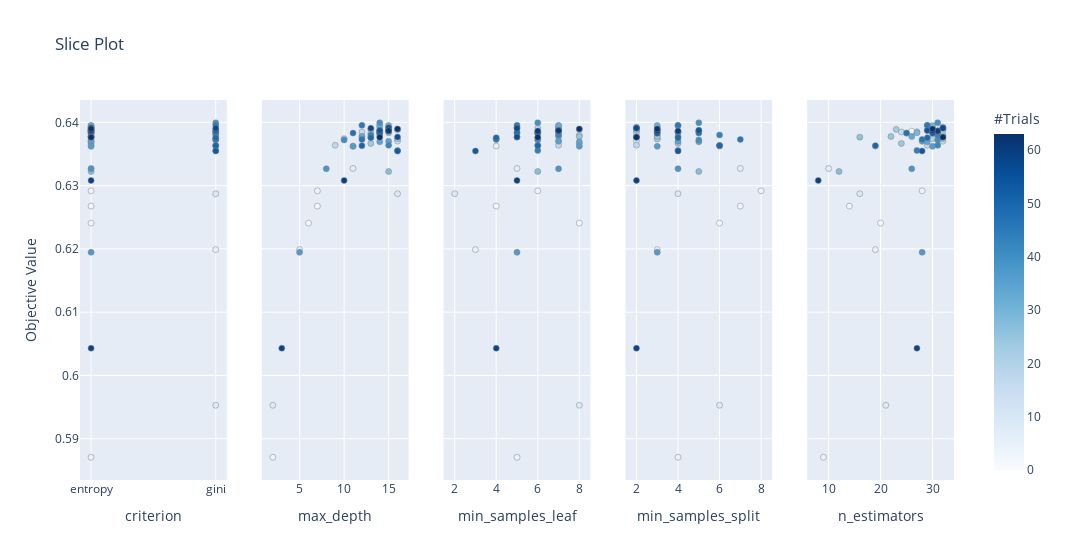

The notebook cell this image was saved under:
### Code cell
optuna.visualization.plot_slice(study_1)

### Figure 1 — Plotly figure (JSON) as saved in the notebook; plotly's stock layout.template omitted (floating-point values rounded to 4 significant figures)
{"data": [{"marker": {"color": [0, 1, 2, 3, 4, 5, 6, 7, 8, 9, 10, 11, 12, 13, 14, 15, 16, 17, 18, 19, 20, 21, 22, 23, 24, 25, 26, 27, 28, 29, 30, 31, 32, 33, 34, 35, 36, 37, 38, 39, 40, 41, 42, 43, 44, 45, 46, 47, 48, 49, 50, 51, 52, 53, 54, 55, 56, 57, 58, 59, 60, 61, 62, 63], "colorbar": {"title": {"text": "#Trials"}, "x": 1, "xpad": 40}, "colorscale": [[0, "rgb(247,251,255)"], [0.125, "rgb(222,235,247)"], [0.25, "rgb(198,219,239)"], [0.375, "rgb(158,202,225)"], [0.5, "rgb(107,174,214)"], [0.625, "rgb(66,146,198)"], [0.75, "rgb(33,113,181)"], [0.875, "rgb(8,81,156)"], [1, "rgb(8,48,107)"]], "line": {"color": "Grey", "width": 0.5}, "showscale": true}, "mode": "markers", "showlegend": false, "type": "scatter", "x": ["entropy", "entropy", "entropy", "entropy", "entropy", "gini", "gini", "entropy", "gini", "gini", "entropy", "entropy", "entropy", "entropy", "entropy", "entropy", "entropy", "entropy", "entropy", "entropy", "gini", "entropy", "entropy", "entropy", "entropy", "entropy", "entropy", "entropy", "entropy", "entropy", "entropy", "entropy", "entropy", "entropy", "entropy", "entropy", "entropy", "entropy", "entropy", "gini", "gini", "gini", "gini", "gini", "gini", "gini", "gini", "gini", "gini", "gini", "gini", "gini", "entropy", "gini", "entropy", "entropy", "entropy", "gini", "entropy", "entropy", "entropy", "entropy", "entropy", "entropy"], "xaxis": "x", "y": [0.6386, 0.6241, 0.6268, 0.6292, 0.5871, 0.6199, 0.6363, 0.6327, 0.5953, 0.6287, 0.6388, 0.6389, 0.637, 0.6393, 0.6383, 0.638, 0.6385, 0.6364, 0.6391, 0.6385, 0.6374, 0.6387, 0.6374, 0.6389, 0.6367, 0.6378, 0.6377, 0.6322, 0.6391, 0.6384, 0.6395, 0.6386, 0.6395, 0.6378, 0.6369, 0.637, 0.6362, 0.6195, 0.6327, 0.6399, 0.6372, 0.6387, 0.6364, 0.638, 0.6356, 0.6395, 0.6373, 0.6383, 0.6385, 0.6376, 0.6363, 0.6387, 0.6383, 0.6355, 0.6387, 0.6392, 0.6377, 0.6391, 0.6043, 0.6308, 0.6386, 0.6387, 0.639, 0.6376], "yaxis": "y"}, {"marker": {"color": [0, 1, 2, 3, 4, 5, 6, 7, 8, 9, 10, 11, 12, 13, 14, 15, 16, 17, 18, 19, 20, 21, 22, 23, 24, 25, 26, 27, 28, 29, 30, 31, 32, 33, 34, 35, 36, 37, 38, 39, 40, 41, 42, 43, 44, 45, 46, 47, 48, 49, 50, 51, 52, 53, 54, 55, 56, 57, 58, 59, 60, 61, 62, 63], "colorbar": {"title": {"text": "#Trials"}, "x": 1, "xpad": 40}, "colorscale": [[0, "rgb(247,251,255)"], [0.125, "rgb(222,235,247)"], [0.25, "rgb(198,219,239)"], [0.375, "rgb(158,202,225)"], [0.5, "rgb(107,174,214)"], [0.625, "rgb(66,146,198)"], [0.75, "rgb(33,113,181)"], [0.875, "rgb(8,81,156)"], [1, "rgb(8,48,107)"]], "line": {"color": "Grey", "width": 0.5}, "showscale": false}, "mode": "markers", "showlegend": false, "type": "scatter", "x": [14, 6, 7, 7, 2, 5, 11, 11, 2, 16, 16, 16, 16, 14, 13, 14, 12, 9, 15, 14, 10, 15, 16, 13, 13, 12, 13, 15, 15, 15, 14, 14, 15, 12, 14, 15, 11, 5, 8, 14, 10, 14, 15, 13, 16, 12, 12, 11, 14, 13, 12, 15, 14, 16, 14, 15, 16, 13, 3, 10, 15, 15, 16, 14], "xaxis": "x2", "y": [0.6386, 0.6241, 0.6268, 0.6292, 0.5871, 0.6199, 0.6363, 0.6327, 0.5953, 0.6287, 0.6388, 0.6389, 0.637, 0.6393, 0.6383, 0.638, 0.6385, 0.6364, 0.6391, 0.6385, 0.6374, 0.6387, 0.6374, 0.6389, 0.6367, 0.6378, 0.6377, 0.6322, 0.6391, 0.6384, 0.6395, 0.6386, 0.6395, 0.6378, 0.6369, 0.637, 0.6362, 0.6195, 0.6327, 0.6399, 0.6372, 0.6387, 0.6364, 0.638, 0.6356, 0.6395, 0.6373, 0.6383, 0.6385, 0.6376, 0.6363, 0.6387, 0.6383, 0.6355, 0.6387, 0.6392, 0.6377, 0.6391, 0.6043, 0.6308, 0.6386, 0.6387, 0.639, 0.6376], "yaxis": "y2"}, {"marker": {"color": [0, 1, 2, 3, 4, 5, 6, 7, 8, 9, 10, 11, 12, 13, 14, 15, 16, 17, 18, 19, 20, 21, 22, 23, 24, 25, 26, 27, 28, 29, 30, 31, 32, 33, 34, 35, 36, 37, 38, 39, 40, 41, 42, 43, 44, 45, 46, 47, 48, 49, 50, 51, 52, 53, 54, 55, 56, 57, 58, 59, 60, 61, 62, 63], "colorbar": {"title": {"text": "#Trials"}, "x": 1, "xpad": 40}, "colorscale": [[0, "rgb(247,251,255)"], [0.125, "rgb(222,235,247)"], [0.25, "rgb(198,219,239)"], [0.375, "rgb(158,202,225)"], [0.5, "rgb(107,174,214)"], [0.625, "rgb(66,146,198)"], [0.75, "rgb(33,113,181)"], [0.875, "rgb(8,81,156)"], [1, "rgb(8,48,107)"]], "line": {"color": "Grey", "width": 0.5}, "showscale": false}, "mode": "markers", "showlegend": false, "type": "scatter", "x": [7, 8, 4, 6, 5, 3, 4, 5, 8, 2, 7, 7, 7, 7, 6, 8, 6, 7, 6, 6, 4, 7, 6, 8, 8, 8, 5, 6, 7, 7, 7, 7, 7, 7, 8, 7, 8, 5, 7, 6, 6, 7, 6, 7, 6, 5, 4, 5, 5, 4, 6, 7, 6, 3, 7, 5, 5, 5, 4, 5, 6, 7, 8, 6], "xaxis": "x3", "y": [0.6386, 0.6241, 0.6268, 0.6292, 0.5871, 0.6199, 0.6363, 0.6327, 0.5953, 0.6287, 0.6388, 0.6389, 0.637, 0.6393, 0.6383, 0.638, 0.6385, 0.6364, 0.6391, 0.6385, 0.6374, 0.6387, 0.6374, 0.6389, 0.6367, 0.6378, 0.6377, 0.6322, 0.6391, 0.6384, 0.6395, 0.6386, 0.6395, 0.6378, 0.6369, 0.637, 0.6362, 0.6195, 0.6327, 0.6399, 0.6372, 0.6387, 0.6364, 0.638, 0.6356, 0.6395, 0.6373, 0.6383, 0.6385, 0.6376, 0.6363, 0.6387, 0.6383, 0.6355, 0.6387, 0.6392, 0.6377, 0.6391, 0.6043, 0.6308, 0.6386, 0.6387, 0.639, 0.6376], "yaxis": "y3"}, {"marker": {"color": [0, 1, 2, 3, 4, 5, 6, 7, 8, 9, 10, 11, 12, 13, 14, 15, 16, 17, 18, 19, 20, 21, 22, 23, 24, 25, 26, 27, 28, 29, 30, 31, 32, 33, 34, 35, 36, 37, 38, 39, 40, 41, 42, 43, 44, 45, 46, 47, 48, 49, 50, 51, 52, 53, 54, 55, 56, 57, 58, 59, 60, 61, 62, 63], "colorbar": {"title": {"text": "#Trials"}, "x": 1, "xpad": 40}, "colorscale": [[0, "rgb(247,251,255)"], [0.125, "rgb(222,235,247)"], [0.25, "rgb(198,219,239)"], [0.375, "rgb(158,202,225)"], [0.5, "rgb(107,174,214)"], [0.625, "rgb(66,146,198)"], [0.75, "rgb(33,113,181)"], [0.875, "rgb(8,81,156)"], [1, "rgb(8,48,107)"]], "line": {"color": "Grey", "width": 0.5}, "showscale": false}, "mode": "markers", "showlegend": false, "type": "scatter", "x": [3, 6, 7, 8, 4, 3, 6, 7, 6, 4, 2, 2, 2, 2, 2, 3, 4, 2, 3, 5, 3, 2, 3, 2, 4, 3, 2, 5, 3, 3, 4, 4, 3, 4, 5, 4, 3, 3, 4, 5, 5, 5, 6, 6, 4, 4, 7, 5, 4, 4, 6, 3, 3, 4, 5, 2, 2, 2, 2, 2, 4, 3, 3, 2], "xaxis": "x4", "y": [0.6386, 0.6241, 0.6268, 0.6292, 0.5871, 0.6199, 0.6363, 0.6327, 0.5953, 0.6287, 0.6388, 0.6389, 0.637, 0.6393, 0.6383, 0.638, 0.6385, 0.6364, 0.6391, 0.6385, 0.6374, 0.6387, 0.6374, 0.6389, 0.6367, 0.6378, 0.6377, 0.6322, 0.6391, 0.6384, 0.6395, 0.6386, 0.6395, 0.6378, 0.6369, 0.637, 0.6362, 0.6195, 0.6327, 0.6399, 0.6372, 0.6387, 0.6364, 0.638, 0.6356, 0.6395, 0.6373, 0.6383, 0.6385, 0.6376, 0.6363, 0.6387, 0.6383, 0.6355, 0.6387, 0.6392, 0.6377, 0.6391, 0.6043, 0.6308, 0.6386, 0.6387, 0.639, 0.6376], "yaxis": "y4"}, {"marker": {"color": [0, 1, 2, 3, 4, 5, 6, 7, 8, 9, 10, 11, 12, 13, 14, 15, 16, 17, 18, 19, 20, 21, 22, 23, 24, 25, 26, 27, 28, 29, 30, 31, 32, 33, 34, 35, 36, 37, 38, 39, 40, 41, 42, 43, 44, 45, 46, 47, 48, 49, 50, 51, 52, 53, 54, 55, 56, 57, 58, 59, 60, 61, 62, 63], "colorbar": {"title": {"text": "#Trials"}, "x": 1, "xpad": 40}, "colorscale": [[0, "rgb(247,251,255)"], [0.125, "rgb(222,235,247)"], [0.25, "rgb(198,219,239)"], [0.375, "rgb(158,202,225)"], [0.5, "rgb(107,174,214)"], [0.625, "rgb(66,146,198)"], [0.75, "rgb(33,113,181)"], [0.875, "rgb(8,81,156)"], [1, "rgb(8,48,107)"]], "line": {"color": "Grey", "width": 0.5}, "showscale": false}, "mode": "markers", "showlegend": false, "type": "scatter", "x": [26, 20, 14, 28, 9, 19, 19, 10, 21, 16, 30, 32, 32, 32, 25, 32, 24, 29, 32, 27, 30, 32, 32, 23, 24, 22, 16, 12, 30, 27, 30, 30, 29, 26, 29, 28, 30, 28, 26, 31, 31, 29, 31, 31, 27, 29, 28, 25, 31, 29, 19, 31, 30, 28, 29, 32, 32, 32, 27, 8, 31, 30, 30, 32], "xaxis": "x5", "y": [0.6386, 0.6241, 0.6268, 0.6292, 0.5871, 0.6199, 0.6363, 0.6327, 0.5953, 0.6287, 0.6388, 0.6389, 0.637, 0.6393, 0.6383, 0.638, 0.6385, 0.6364, 0.6391, 0.6385, 0.6374, 0.6387, 0.6374, 0.6389, 0.6367, 0.6378, 0.6377, 0.6322, 0.6391, 0.6384, 0.6395, 0.6386, 0.6395, 0.6378, 0.6369, 0.637, 0.6362, 0.6195, 0.6327, 0.6399, 0.6372, 0.6387, 0.6364, 0.638, 0.6356, 0.6395, 0.6373, 0.6383, 0.6385, 0.6376, 0.6363, 0.6387, 0.6383, 0.6355, 0.6387, 0.6392, 0.6377, 0.6391, 0.6043, 0.6308, 0.6386, 0.6387, 0.639, 0.6376], "yaxis": "y5"}], "layout": {"title": {"text": "Slice Plot"}, "width": 1500, "xaxis": {"anchor": "y", "domain": [0, 0.168], "title": {"text": "criterion"}}, "xaxis2": {"anchor": "y2", "domain": [0.208, 0.376], "title": {"text": "max_depth"}}, "xaxis3": {"anchor": "y3", "domain": [0.416, 0.584], "title": {"text": "min_samples_leaf"}}, "xaxis4": {"anchor": "y4", "domain": [0.624, 0.792], "title": {"text": "min_samples_split"}}, "xaxis5": {"anchor": "y5", "domain": [0.832, 1], "title": {"text": "n_estimators"}}, "yaxis": {"anchor": "x", "domain": [0, 1], "title": {"text": "Objective Value"}}, "yaxis2": {"anchor": "x2", "domain": [0, 1], "matches": "y", "showticklabels": false}, "yaxis3": {"anchor": "x3", "domain": [0, 1], "matches": "y", "showticklabels": false}, "yaxis4": {"anchor": "x4", "domain": [0, 1], "matches": "y", "showticklabels": false}, "yaxis5": {"anchor": "x5", "domain": [0, 1], "matches": "y", "showticklabels": false}}}
